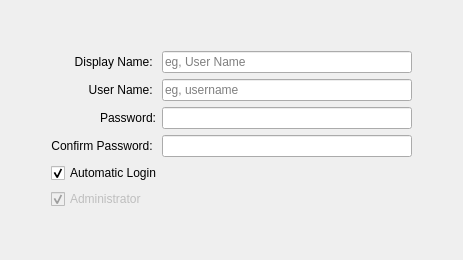
          <widget class="QWidget" name="userPage">
           <layout class="QGridLayout" name="gridLayout_3">
            <item row="0" column="1">
             <spacer name="verticalSpacer_6">
              <property name="orientation">
               <enum>Qt::Vertical</enum>
              </property>
              <property name="sizeHint" stdset="0">
               <size>
                <width>20</width>
                <height>40</height>
               </size>
              </property>
             </spacer>
            </item>
            <item row="4" column="1">
             <spacer name="verticalSpacer_7">
              <property name="orientation">
               <enum>Qt::Vertical</enum>
              </property>
              <property name="sizeHint" stdset="0">
               <size>
                <width>20</width>
                <height>40</height>
               </size>
              </property>
             </spacer>
            </item>
            <item row="2" column="1">
             <widget class="QCheckBox" name="checkBox">
              <property name="text">
               <string>Automatic Login</string>
              </property>
              <property name="checked">
               <bool>true</bool>
              </property>
             </widget>
            </item>
            <item row="1" column="2">
             <spacer name="horizontalSpacer_12">
              <property name="orientation">
               <enum>Qt::Horizontal</enum>
              </property>
              <property name="sizeHint" stdset="0">
               <size>
                <width>40</width>
                <height>20</height>
               </size>
              </property>
             </spacer>
            </item>
            <item row="1" column="1">
             <layout class="QHBoxLayout" name="horizontalLayout_7">
              <item>
               <layout class="QVBoxLayout" name="verticalLayout_4">
                <item>
                 <widget class="QLabel" name="label_4">
                  <property name="text">
                   <string>Display Name: </string>
                  </property>
                  <property name="alignment">
                   <set>Qt::AlignRight|Qt::AlignTrailing|Qt::AlignVCenter</set>
                  </property>
                 </widget>
                </item>
                <item>
                 <widget class="QLabel" name="label_5">
                  <property name="text">
                   <string>User Name: </string>
                  </property>
                  <property name="alignment">
                   <set>Qt::AlignRight|Qt::AlignTrailing|Qt::AlignVCenter</set>
                  </property>
                 </widget>
                </item>
                <item>
                 <widget class="QLabel" name="label_6">
                  <property name="text">
                   <string>Password:</string>
                  </property>
                  <property name="alignment">
                   <set>Qt::AlignRight|Qt::AlignTrailing|Qt::AlignVCenter</set>
                  </property>
                 </widget>
                </item>
                <item>
                 <widget class="QLabel" name="label_7">
                  <property name="text">
                   <string>Confirm Password: </string>
                  </property>
                  <property name="alignment">
                   <set>Qt::AlignRight|Qt::AlignTrailing|Qt::AlignVCenter</set>
                  </property>
                 </widget>
                </item>
               </layout>
              </item>
              <item>
               <layout class="QVBoxLayout" name="verticalLayout_3">
                <item>
                 <widget class="QLineEdit" name="userDisplayNameLine">
                  <property name="minimumSize">
                   <size>
                    <width>250</width>
                    <height>0</height>
                   </size>
                  </property>
                  <property name="maximumSize">
                   <size>
                    <width>250</width>
                    <height>16777215</height>
                   </size>
                  </property>
                  <property name="placeholderText">
                   <string>eg, User Name</string>
                  </property>
                 </widget>
                </item>
                <item>
                 <widget class="QLineEdit" name="userUserNameLine">
                  <property name="minimumSize">
                   <size>
                    <width>250</width>
                    <height>0</height>
                   </size>
                  </property>
                  <property name="maximumSize">
                   <size>
                    <width>250</width>
                    <height>16777215</height>
                   </size>
                  </property>
                  <property name="placeholderText">
                   <string>eg, username</string>
                  </property>
                 </widget>
                </item>
                <item>
                 <widget class="QLineEdit" name="userPasswordLine">
                  <property name="minimumSize">
                   <size>
                    <width>250</width>
                    <height>0</height>
                   </size>
                  </property>
                  <property name="maximumSize">
                   <size>
                    <width>250</width>
                    <height>16777215</height>
                   </size>
                  </property>
                  <property name="echoMode">
                   <enum>QLineEdit::Password</enum>
                  </property>
                 </widget>
                </item>
                <item>
                 <widget class="QLineEdit" name="userConfirmPasswordLine">
                  <property name="minimumSize">
                   <size>
                    <width>250</width>
                    <height>0</height>
                   </size>
                  </property>
                  <property name="maximumSize">
                   <size>
                    <width>250</width>
                    <height>16777215</height>
                   </size>
                  </property>
                  <property name="echoMode">
                   <enum>QLineEdit::Password</enum>
                  </property>
                 </widget>
                </item>
               </layout>
              </item>
             </layout>
            </item>
            <item row="1" column="0">
             <spacer name="horizontalSpacer_11">
              <property name="orientation">
               <enum>Qt::Horizontal</enum>
              </property>
              <property name="sizeHint" stdset="0">
               <size>
                <width>40</width>
                <height>20</height>
               </size>
              </property>
             </spacer>
            </item>
            <item row="3" column="1">
             <widget class="QCheckBox" name="checkBox_2">
              <property name="enabled">
               <bool>false</bool>
              </property>
              <property name="text">
               <string>Administrator</string>
              </property>
              <property name="checkable">
               <bool>true</bool>
              </property>
              <property name="checked">
               <bool>true</bool>
              </property>
             </widget>
            </item>
           </layout>
          </widget>
